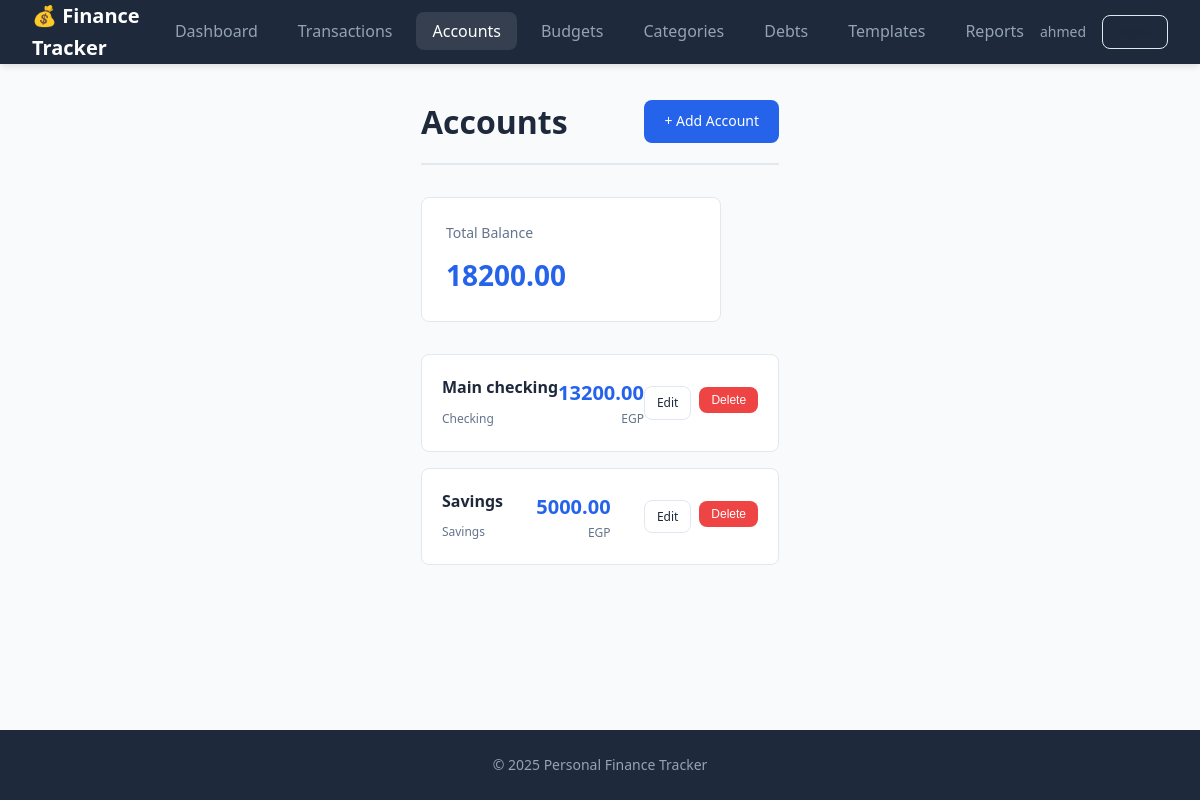
Page /accounts (signed in) on the earlier database version.
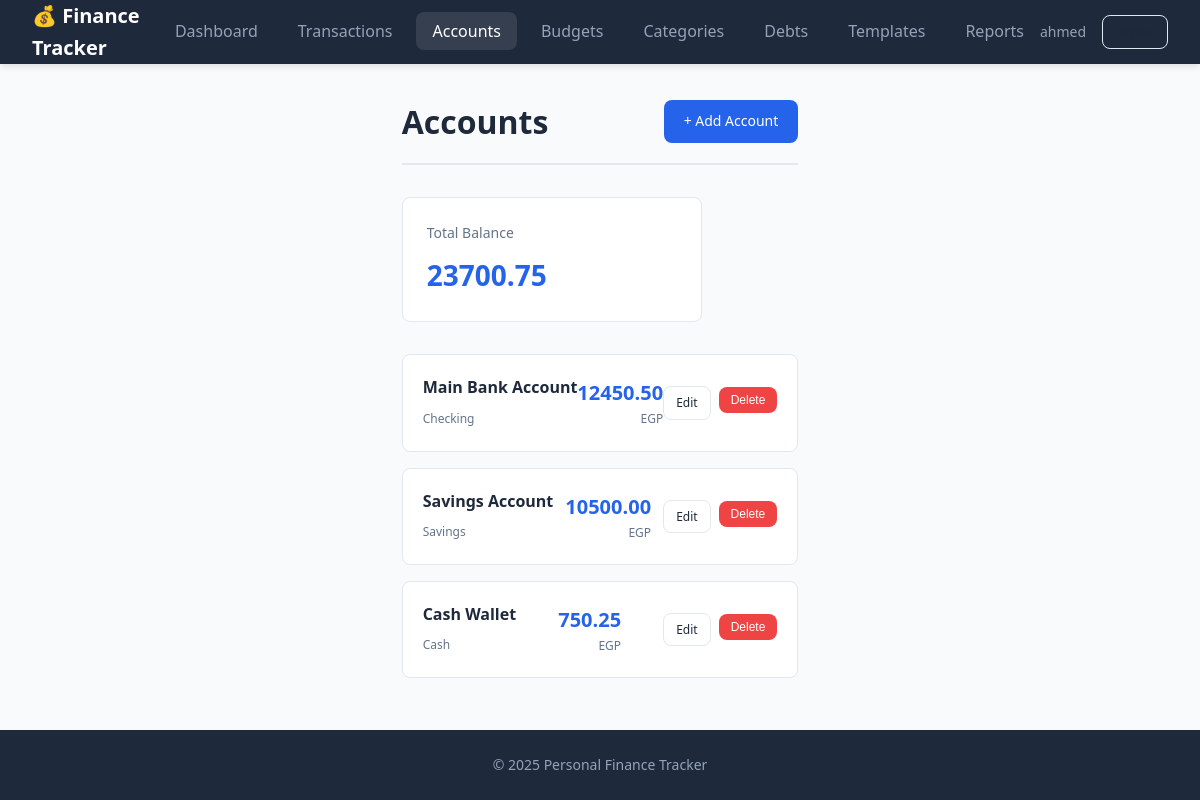
Same page on the later database version.
### src/app/models/finance_models.py (models this page shows, shortened)
class User(UserMixin, db.Model):
    __tablename__ = 'user'
    id: Mapped[int] = mapped_column(Integer, primary_key=True, autoincrement=True)
    email: Mapped[str] = mapped_column(String(120), nullable=False, unique=True)
    password_hash: Mapped[str] = mapped_column(String(128), nullable=False)
    display_name: Mapped[Optional[str]] = mapped_column(String(100))
    default_currency: Mapped[str] = mapped_column(String(10), default='EGP')
    created_at: Mapped[datetime] = mapped_column(DateTime, default=datetime.utcnow)
    accounts: Mapped[List["Account"]] = relationship(
        "Account", back_populates="user", cascade="all, delete-orphan"
    )
    categories: Mapped[List["Category"]] = relationship(
        "Category", back_populates="user", cascade="all, delete-orphan"
    )
    transactions: Mapped[List["Transaction"]] = relationship(
        "Transaction", back_populates="user", cascade="all, delete-orphan"
    )
    budgets: Mapped[List["Budget"]] = relationship(
        "Budget", back_populates="user", cascade="all, delete-orphan"
    )
    transaction_templates: Mapped[List["TransactionTemplate"]] = relationship(
        "TransactionTemplate", back_populates="user", cascade="all, delete-orphan"
    )
    goals: Mapped[List["Goal"]] = relationship(
        "Goal", back_populates="user", cascade="all, delete-orphan"
    )
    recurring_transactions: Mapped[List["RecurringTransaction"]] = relationship(
        "RecurringTransaction", back_populates="user", cascade="all, delete-orphan"
    )
    debts: Mapped[List["Debt"]] = relationship(
        "Debt", back_populates="user", cascade="all, delete-orphan"
    )

class Account(db.Model):
    __tablename__ = 'account'
    id: Mapped[int] = mapped_column(Integer, primary_key=True, autoincrement=True)
    user_id: Mapped[int] = mapped_column(
        Integer, ForeignKey('user.id', ondelete='CASCADE'), nullable=False
    )
    name: Mapped[str] = mapped_column(String(100), nullable=False)
    account_type: Mapped[Optional[str]] = mapped_column(String(50))
    initial_balance: Mapped[Decimal] = mapped_column(
        DECIMAL(10, 2), default=Decimal('0.00')
    )
    current_balance: Mapped[Decimal] = mapped_column(
        DECIMAL(10, 2), default=Decimal('0.00')
    )
    currency: Mapped[str] = mapped_column(String(10), default='EGP')
    created_at: Mapped[datetime] = mapped_column(DateTime, default=datetime.utcnow)
    user: Mapped["User"] = relationship("User", back_populates="accounts")
    transactions: Mapped[List["Transaction"]] = relationship(
        "Transaction", back_populates="account", cascade="all, delete-orphan"
    )
    transaction_templates: Mapped[List["TransactionTemplate"]] = relationship(
        "TransactionTemplate", back_populates="account"
    )

### src/app/controllers/account_routes.py (the view)
@account_bp.route('/accounts')
@login_required
def accounts():
    user_accounts = AccountRepository.get_all_by_user(current_user.id)
    total_balance = AccountRepository.get_total_balance(current_user.id)
    return render_template(
        'accounts.html',
        accounts=user_accounts,
        total_balance=total_balance
    )

### src/app/__init__.py (called while the page is built)
def _init_extensions(app: Flask) -> None:
    database.init_app(app)
    bcrypt.init_app(app)
    login_manager.init_app(app)
    @login_manager.user_loader
    def load_user(user_id: str):
        from .models import User
        return User.query.get(int(user_id))

### src/app/repositories/account_repository.py (called while the page is built)
    @staticmethod
    def get_all_by_user(user_id: int) -> List[Account]:
        return Account.query.filter_by(user_id=user_id).all()

    @staticmethod
    def get_total_balance(user_id: int) -> Decimal:
        accounts = Account.query.filter_by(user_id=user_id).all()
        return sum((acc.current_balance for acc in accounts), Decimal('0.00'))

### src/app/templates/accounts.html (shortened to what this page needs)
{% extends "base.html" %}
{% block content %}
<div class="page-header">
    <h1>Accounts</h1>
    <a href="{{ url_for('account.add_account') }}" class="btn btn-primary">+ Add Account</a>
</div>
<div class="stat-card balance mb-4" style="max-width: 300px;">
    <div class="stat-label">Total Balance</div>
    <div class="stat-value">{{ "%.2f"|format(total_balance) }}</div>
</div>
{% if accounts %}
    {% for account in accounts %}
    <div class="account-card">
        <div class="account-info">
            <h3>{{ account.name }}</h3>
            <span class="account-type">{{ account.account_type or 'General' }}</span>
        </div>
        <div class="account-balance">
            <div class="balance-amount">{{ "%.2f"|format(account.current_balance) }}</div>
            <div class="currency">{{ account.currency }}</div>
        </div>
        <div class="btn-group">
            <a href="{{ url_for('account.edit_account', account_id=account.id) }}" class="btn btn-sm btn-outline">Edit</a>
            <form method="POST" action="{{ url_for('account.delete_account', account_id=account.id) }}" style="display:inline;" onsubmit="return confirm('Delete this account?');">
                <button type="submit" class="btn btn-sm btn-danger">Delete</button>
            </form>
        </div>
    </div>
    {% endfor %}
{% endif %}
{% endblock %}

### src/app/templates/base.html (shortened to what this page needs)
<!DOCTYPE html>
<html lang="en">
<head>
    <link rel="stylesheet" href="{{ url_for('static', filename='css/style.css') }}">
</head>
<body>
    {% if current_user.is_authenticated %}
    <nav class="navbar">
        <div class="nav-brand">
            <a href="{{ url_for('dashboard.dashboard') }}">💰 Finance Tracker</a>
        </div>
        <ul class="nav-links">
            <li><a href="{{ url_for('dashboard.dashboard') }}" class="{% if request.endpoint == 'dashboard.dashboard' %}active{% endif %}">Dashboard</a></li>
            <li><a href="{{ url_for('transaction.transactions') }}" class="{% if 'transaction' in request.endpoint %}active{% endif %}">Transactions</a></li>
            <li><a href="{{ url_for('account.accounts') }}" class="{% if 'account' in request.endpoint %}active{% endif %}">Accounts</a></li>
            <li><a href="{{ url_for('budget.budgets') }}" class="{% if 'budget' in request.endpoint %}active{% endif %}">Budgets</a></li>
            <li><a href="{{ url_for('category.categories') }}" class="{% if 'category' in request.endpoint %}active{% endif %}">Categories</a></li>
            <li><a href="{{ url_for('debt.debts') }}" class="{% if 'debt' in request.endpoint %}active{% endif %}">Debts</a></li>
            <li><a href="{{ url_for('template.templates') }}" class="{% if 'template' in request.endpoint %}active{% endif %}">Templates</a></li>
            <li><a href="{{ url_for('report.reports') }}" class="{% if 'report' in request.endpoint %}active{% endif %}">Reports</a></li>
        </ul>
        <div class="nav-user">
            <span class="user-name">{{ current_user.display_name or current_user.email }}</span>
            <a href="{{ url_for('auth.logout') }}" class="btn btn-outline btn-sm">Logout</a>
        </div>
    </nav>
    {% endif %}
    <main class="container">
        {% block content %}{% endblock %}
    </main>
    <footer class="footer">
        <p>&copy; 2025 Personal Finance Tracker</p>
    </footer>
</body>
</html>

### src/app/static/css/style.css (style rules this page uses)
:root { --primary: #2563eb; --primary-dark: #1d4ed8; --primary-light: #3b82f6; --secondary: #64748b; --success: #10b981; --success-light: #d1fae5; --warning: #f59e0b; --warning-light: #fef3c7; --danger: #ef4444; --danger-light: #fee2e2; --info: #06b6d4; --info-light: #cffafe; --bg-primary: #f8fafc; --bg-secondary: #ffffff; --bg-dark: #1e293b; --text-primary: #1e293b; --text-secondary: #64748b; --text-light: #94a3b8; --text-inverse: #ffffff; --border-color: #e2e8f0; --border-radius: 8px; --shadow-sm: 0 1px 2px rgba(0, 0, 0, 0.05); --shadow: 0 4px 6px -1px rgba(0, 0, 0, 0.1); --shadow-lg: 0 10px 15px -3px rgba(0, 0, 0, 0.1); --font-family: 'Segoe UI', system-ui, -apple-system, sans-serif; --transition: all 0.2s ease; }
*, *::before, *::after { box-sizing: border-box; margin: 0; padding: 0; }
html { font-size: 16px; scroll-behavior: smooth; }
body { font-family: var(--font-family); background-color: var(--bg-primary); color: var(--text-primary); line-height: 1.6; min-height: 100vh; display: flex; flex-direction: column; }
a { color: var(--primary); text-decoration: none; transition: var(--transition); }
.navbar { background: var(--bg-dark); padding: 0 2rem; display: flex; align-items: center; justify-content: space-between; height: 64px; position: sticky; top: 0; z-index: 1000; box-shadow: var(--shadow); }
.nav-brand a { color: var(--text-inverse); font-size: 1.25rem; font-weight: 700; display: flex; align-items: center; gap: 0.5rem; }
.nav-links { display: flex; list-style: none; gap: 0.5rem; }
.nav-links a { color: var(--text-light); padding: 0.5rem 1rem; border-radius: var(--border-radius); font-weight: 500; transition: var(--transition); }
.nav-links a:hover, .nav-links a.active { color: var(--text-inverse); background: rgba(255, 255, 255, 0.1); }
.nav-user { display: flex; align-items: center; gap: 1rem; }
.user-name { color: var(--text-light); font-size: 0.875rem; }
.container { max-width: 1200px; margin: 0 auto; padding: 2rem; flex: 1; }
.page-header { display: flex; justify-content: space-between; align-items: center; margin-bottom: 2rem; padding-bottom: 1rem; border-bottom: 1px solid var(--border-color); }
.page-header h1 { font-size: 1.75rem; font-weight: 700; color: var(--text-primary); }
.stat-card { padding: 1.5rem; background: var(--bg-secondary); border-radius: var(--border-radius); border: 1px solid var(--border-color); }
.stat-card .stat-label { font-size: 0.875rem; color: var(--text-secondary); margin-bottom: 0.5rem; }
.stat-card .stat-value { font-size: 1.75rem; font-weight: 700; color: var(--text-primary); }
.stat-card.balance .stat-value { color: var(--primary); }
.btn { display: inline-flex; align-items: center; justify-content: center; gap: 0.5rem; padding: 0.625rem 1.25rem; font-size: 0.875rem; font-weight: 500; border-radius: var(--border-radius); border: none; cursor: pointer; transition: var(--transition); text-decoration: none; }
.btn-primary { background: var(--primary); color: var(--text-inverse); }
.btn-danger { background: var(--danger); color: var(--text-inverse); }
.btn-outline { background: transparent; border: 1px solid var(--border-color); color: var(--text-primary); }
.btn-sm { padding: 0.375rem 0.75rem; font-size: 0.75rem; }
.btn-group { display: flex; gap: 0.5rem; }
.footer { background: var(--bg-dark); color: var(--text-light); text-align: center; padding: 1.5rem; font-size: 0.875rem; margin-top: auto; }
.mb-4 { margin-bottom: 2rem; }
.account-card { display: flex; justify-content: space-between; align-items: center; padding: 1.25rem; background: var(--bg-secondary); border: 1px solid var(--border-color); border-radius: var(--border-radius); margin-bottom: 1rem; }
.account-info h3 { font-size: 1rem; margin-bottom: 0.25rem; }
.account-type { font-size: 0.75rem; color: var(--text-secondary); }
.account-balance { text-align: right; }
.account-balance .balance-amount { font-size: 1.25rem; font-weight: 700; color: var(--primary); }
.account-balance .currency { font-size: 0.75rem; color: var(--text-secondary); }
.page-header { display: flex; justify-content: space-between; align-items: center; margin-bottom: 2rem; padding-bottom: 1rem; border-bottom: 2px solid var(--border-color); }
.page-header h1 { font-size: 2rem; font-weight: 700; color: var(--text-primary); margin: 0; }

Differences in the rows shown:
removed Account: name "Main checking", account_type "Checking", current_balance "13200.00", currency "EGP"
removed Account: name "Savings", account_type "Savings", current_balance "5000.00", currency "EGP"
added Account: name "Main Bank Account", account_type "Checking", current_balance "12450.50", currency "EGP"
added Account: name "Savings Account", account_type "Savings", current_balance "10500.00", currency "EGP"
added Account: name "Cash Wallet", account_type "Cash", current_balance "750.25", currency "EGP"
Other differences:
{{ "%.2f"|format(total_balance) }}: "18200.00" → "23700.75"
